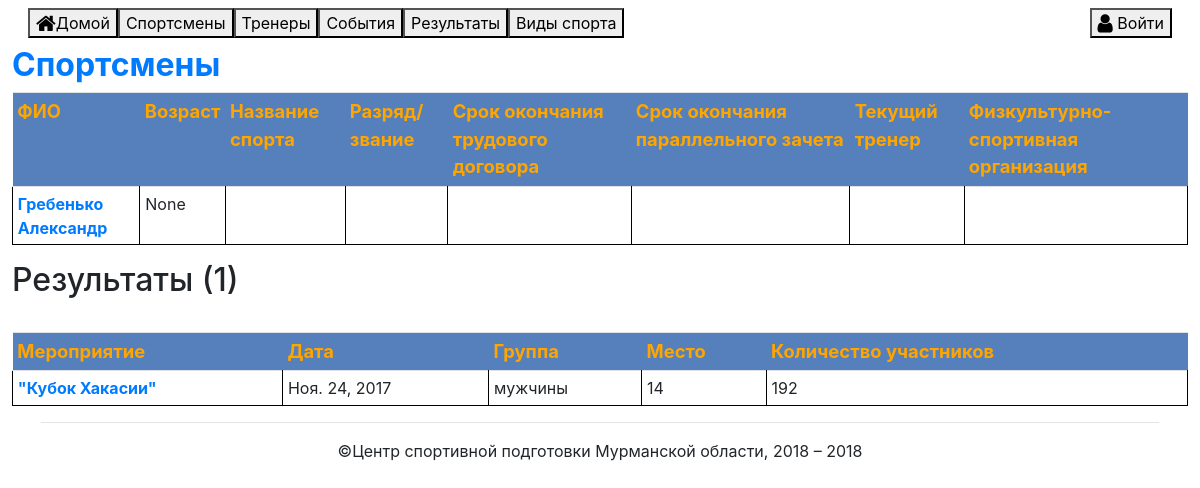
/sportsman/413, run on an earlier commit of the app's database.
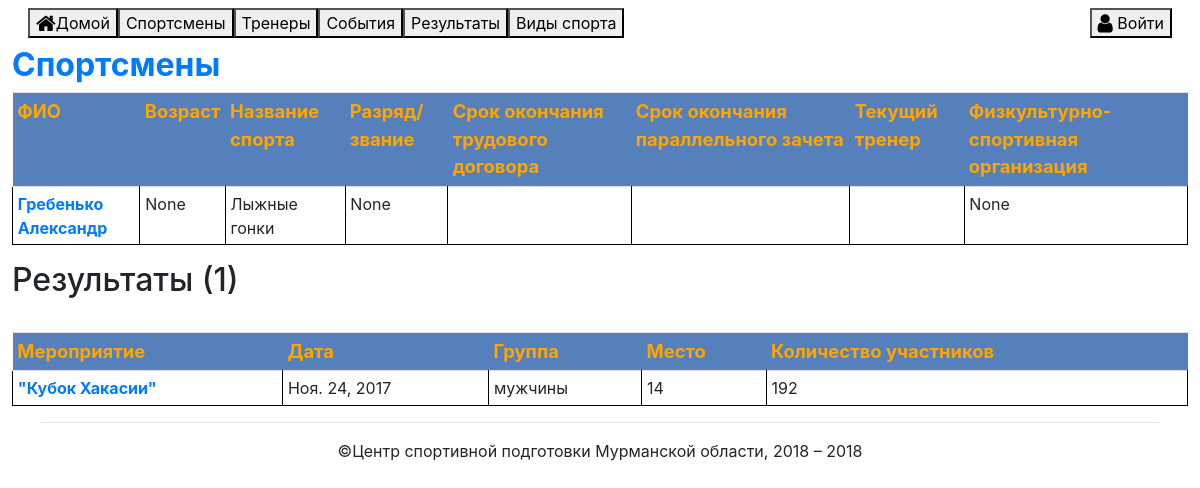
And on a later commit of the database.
### sport_reserve/models.py (models this page shows, shortened)
class Sportsman(Model):
    class Meta:
        verbose_name = "Спортсмен"
        verbose_name_plural = "Спортсмены"
    FIO = CharField(verbose_name="Фамилия, Имя, Отчество", help_text="ФИО спортсмена", max_length=100)
    Photo = ImageField(upload_to=get_photo_path, verbose_name="Фото",
                       help_text="Фото спортсмена", null=True, blank=True)
    Birthday = DateField(verbose_name="День рождения", help_text="День рождения", null=True, blank=True)
    Sport = ForeignKey(Sport, verbose_name="Вид спорта", help_text="Вид спорта, которым занимается спортсмен",
                       on_delete=PROTECT, null=True)
    Degree = CharField(verbose_name="Разряд/звание", help_text="Разряд или звание, присвоенные спорстмену",
                       blank=True, null=True, max_length=100)
    AssignmentDate = DateField(verbose_name="Срок окончания трудового договора", blank=True, null=True)
    ParallelDate = DateField(verbose_name="Срок окончания параллельного зачета", blank=True, null=True)
    PersonalTrainer = ForeignKey(Trainer, verbose_name="Текущий тренер", on_delete=PROTECT, blank=True, null=True)
    Organisation = CharField(verbose_name="ФСО", help_text="Физкультурно-спортивная организация", blank=True, null=True,
                             max_length=100)
    def age(self):
        a = self.Birthday
        if a:
            result = str(date.today().year - a.year)
        else:
            result = None
        return result

### dictionary/models.py (models this page shows, shortened)
class Sport(Model):
    class Meta:
        verbose_name = "Вид спорта"
        verbose_name_plural = "Виды спорта"
        ordering = ["Name"]
    Name = CharField(verbose_name="Название вида спорта", max_length=100)
    Priority = BooleanField(verbose_name="Приоритетный вид спорта")
    Olympic = BooleanField(verbose_name="Олимпийский вид спорта")
    Winter = BooleanField(verbose_name="Зимний вид")

### sport_reserve/views.py (the view)
# urls.py: re_path(r'^sportsman/(?P<pk>\d+)$', views.SportsmanView.as_view(), name='sportsman-detail'),
class SportsmanView(DetailView):
    model = Sportsman
    def get_context_data(self, **kwargs):
        context = super().get_context_data(**kwargs)
        context['results_list'] = Result.objects.filter(Sportsman_id=kwargs['object'].id).order_by('-Date')
        return context

### dictionary/models.py (called while the page is built)
    def __str__(self):
        return self.Name

### sport_reserve/templates/sport_reserve/sportsman_detail.html (shortened to what this page needs)
{% extends 'sport_reserve/base.html' %}
{% block content %}
    <h2><a href="{% url 'sportsmen' %}" alt="Вернуться к списку спортсменов">Спортсмены</a></h2>
<table class="table table-sm table-nowrap table-hover">
<tr>
    <th>ФИО</th>
    <th>Возраст</th>
    <th>Название спорта</th>
    <th>Разряд/звание</th>
    <th>Срок окончания трудового договора</th>
    <th>Срок окончания параллельного зачета</th>
    <th>Текущий тренер</th>
    <th>Физкультурно-спортивная организация</th>
</tr>
    <tr>
        {% if user.is_authenticated %}
        <td><a href="{% url 'admin:sport_reserve_sportsman_change' object.id %} ">&nbsp;{{ object.FIO }}&nbsp;<i class="fa fa-lg fa-pencil"></i></a></td>
        {% else %}
            <td><a href="{{ object.id }}">{{ object.FIO }}</a></td>
        {% endif %}
        <td>{{ object.age}}</td>
        <td>{{ object.Sport.Name }}</td>
        <td>{{ object.Degree }}</td>
        <td>{{ object.AssignmentDate|date }}</td>
        <td>{{ object.ParallelDate|date }}</td>
        <td>
        </td>
        <td>{{ object.Organisation }}</td>
    </tr>
</table>
    <h2>Результаты ({{ results_list.count }})</h2>
    <div><br></div>
    <table id="results" class="table table-striped table-sm table-nowrap table-hover">
    <tr>
        <th>Мероприятие</th>
        <th>Дата</th>
        <th>Группа</th>
        <th>Место</th>
        <th>Количество участников</th>
    </tr>
    {% for result in results_list %}
    <tr>
        <td><a href="{% url 'event-detail' result.Event_id %}">{{ result.Event.Name }}</a></td>
        <td>{{ result.Date }}</td>
        <td>{{ result.Group }}</td>
        <td>{{ result.Place }}</td>
        <td>{{ result.Competitors }}</td>
    </tr>
    {% empty %}
        <tr><td>Нет результатов.<td></tr>
    {% endfor %}
    </table>
{% endblock %}

What changed in the data, as far as the page shows it:
changed Sportsman "Гребенько Александр": Sport.Name (not shown) → "Лыжные гонки"; Degree (not shown) → "None"; Organisation (not shown) → "None"
